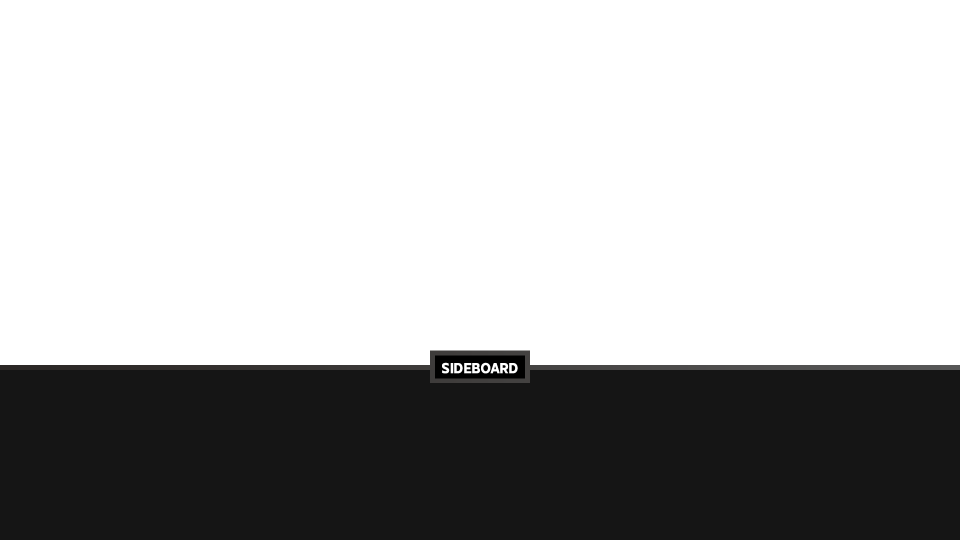
#> input picture assets/generator/sideboard-1row.png, 1920 x 1080 px (shown at 1/2 size)
$ python -i image_utils.py   (imports and definitions only)
#> lines starting #> are read from the running program, lines starting #| are printed output that depends on the picture
from PIL import Image, ImageDraw, ImageFont, ImageEnhance, ImageFilter
from config.coordinates import MARQUEE_PLAYER, MARQUEE_DECK
from config.paths import FONTS_DIR


# [156 lines left out: function add_marquee_text, not called in this run]


def create_faded_marquee(
    input_file,
    output_file,
    fade_start=-0.2
):
#> called with input_file = '../assets/generator/sideboard-1row.png', output_file = 'out.png', fade_start = -0.2
    image = Image.open(input_file).convert("RGBA")
#> image is the input picture: PIL image 1920x1080 RGBA; mean R, G, B, A 174.6, 174.5, 174.5, 83.4
    width, height = image.size
#> width = 1920; height = 1080
    mask = Image.new("L", (width, 1))
    start = int(width * fade_start)
#> start = -384
    for x in range(width):
        fade_end = 0.5
        progress = min(x / (width * fade_end), 1.0)
        smooth = progress * progress * (3 - 2 * progress)
        alpha = int(255 * smooth)
        mask.putpixel((x, 0), alpha)
    mask = mask.resize((width, height))
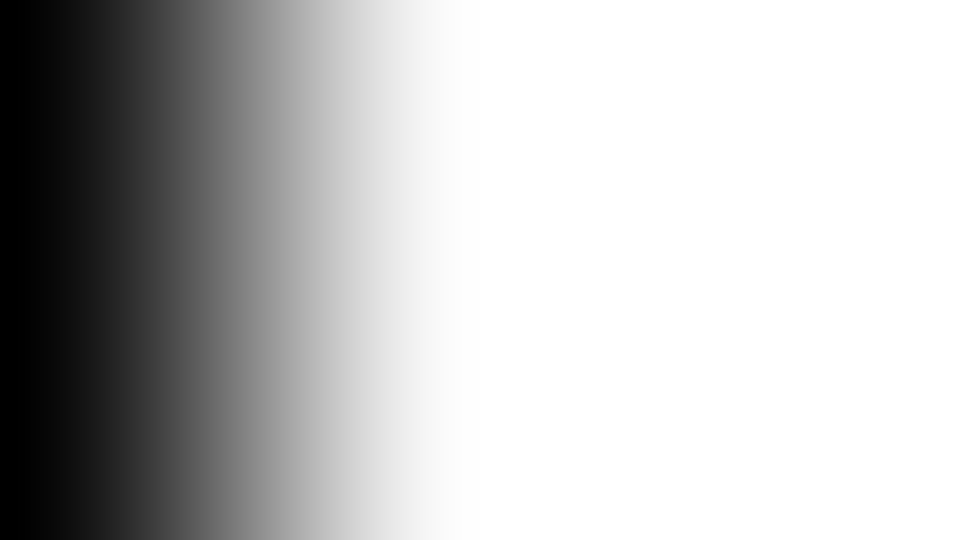
#> mask: PIL image 1920x1080 L (shown at 1/2 size); min 0, max 255, mean 190.9
    image.putalpha(mask)
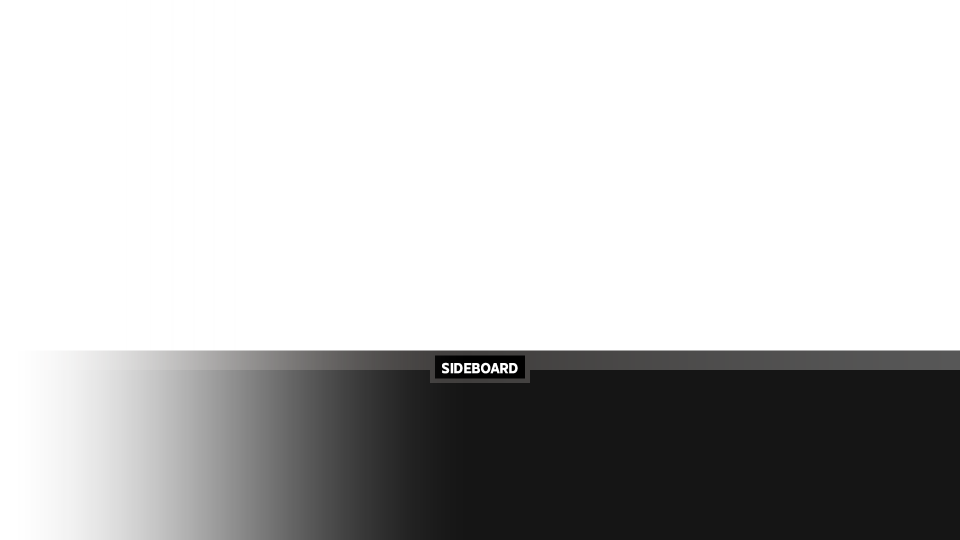
#> image: PIL image 1920x1080 RGBA (shown at 1/2 size); mean R, G, B, A 174.6, 174.5, 174.5, 190.9; transparent parts drawn white
    image.save(output_file)

>>> result = create_faded_marquee('../assets/generator/sideboard-1row.png', 'out.png')
